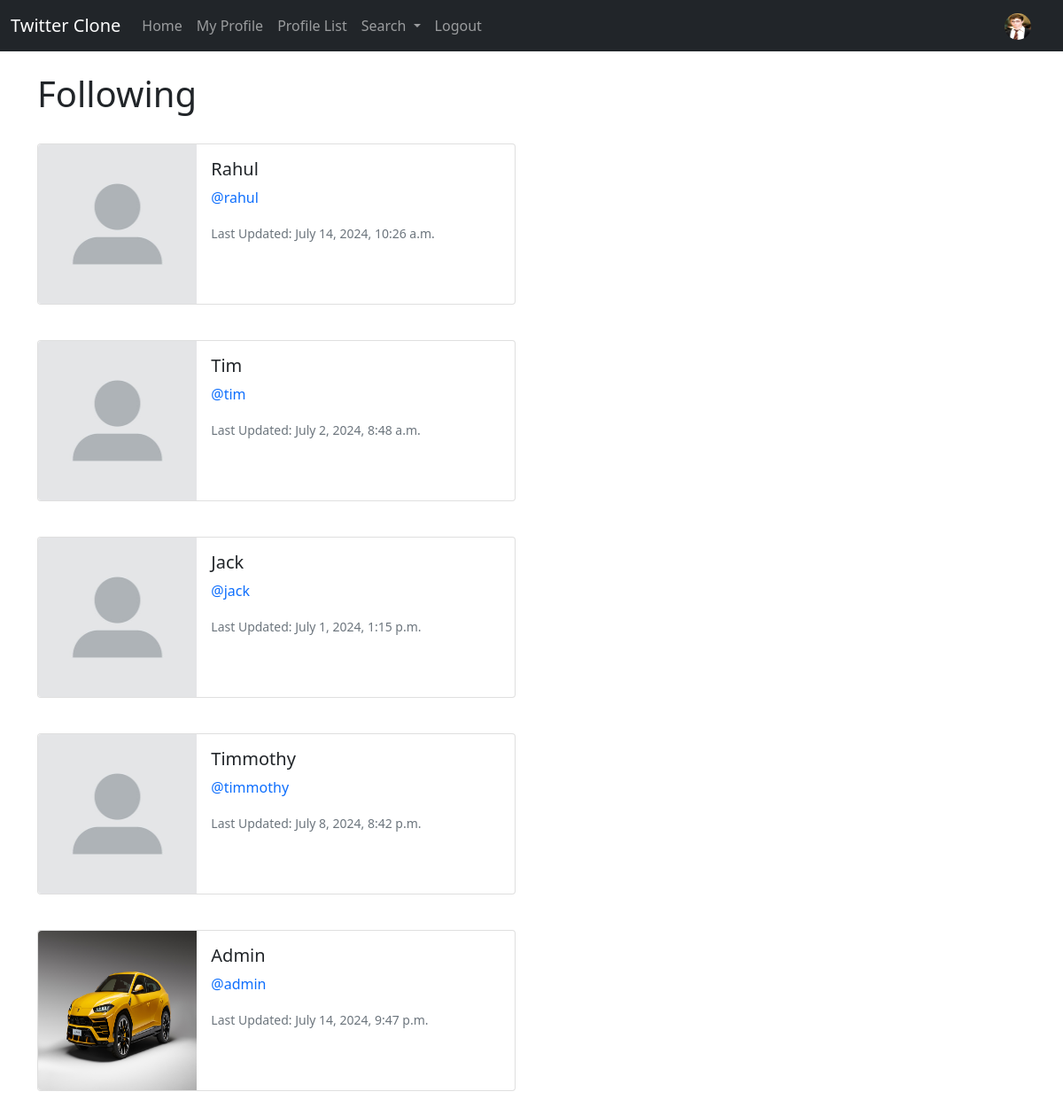
The app's page /profile/following/1/ (signed in) with its own data.
### twitter/models.py (models this page shows, shortened)
class Profile(models.Model):
    class Meta:
        verbose_name_plural = 'Profiles'
    PUBLIC = 'public'
    PRIVATE = 'private'
    ACCOUNT_CHOICES = [
        (PUBLIC, 'Public'),
        (PRIVATE, 'Private'),
    ]
    user = models.OneToOneField(User, on_delete=models.CASCADE)
    follows = models.ManyToManyField("self",
        related_name="followed_by",
        symmetrical=False,
        blank=True)
    date_modified = models.DateTimeField(User, auto_now=True)
    profile_image = models.ImageField(null=True, blank=True, upload_to='images/')
    profile_bio = models.CharField(null=True, blank=True, max_length=200)
    website_link = models.URLField(null=True, blank=True, max_length=200)
    instagram_link = models.URLField(null=True, blank=True, max_length=200)
    account_type = models.CharField(
        max_length=10,
        choices=ACCOUNT_CHOICES,
        default=PUBLIC,
    )

### twitter/views.py (the view, shortened to what this page needs)
# urls.py: path('profile/following/<int:pk>/', views.following, name='following'),
def following(request, pk):
    if request.user.is_authenticated:
        profiles = Profile.objects.get(user_id=pk)
        if profiles.account_type == 'public':
            context = {'profiles': profiles}
            return render(request, 'following.html', context=context)
    else:
        messages.error(request, ("You must be logged in!"))
        return redirect('twitter:home')

### twitter/templates/following.html (shortened to what this page needs)
{% extends "base.html" %}
{% load static %}
{% block content %}
<h1>Following</h1>
<br>
{% if profiles %}
    {% for profile in profiles.follows.all %}
        <div class="card mb-3" style="max-width: 540px;">
            <div class="row g-0">
                <div class="col-md-4">
                    {% if profile.profile_image %}
                    <img src="{{ profile.profile_image.url }}" class="img-fluid rounded-start" alt="Profile Image" style="width: 200px; height: 180px;">
                    {% else %}
                    <img src="{% static "images/user.jpg" %}" class="img-fluid rounded-start" alt="Profile Image" style="width: 200px; height: 180px;">
                    {% endif %}
                </div>
                <div class="col-md-8">
                    <div class="card-body">
                    <h5 class="card-title">
                        {{profile.user.username|title}}
                    </h5>
                    <p class="card-text"><a href="{% url "twitter:profile" profile.user.id %}" style="text-decoration: none;">@{{profile.user.username|lower}}</a></p>
                    <p class="card-text"><small class="text-muted">Last Updated: {{profile.date_modified}}</small></p>
                    </div>
                </div>
            </div>
        </div>
        <br>
    {% endfor %}
{% endif %}
{% endblock content %}

### twitter/templates/navbar.html (shortened to what this page needs)
{% load static %}
<nav class="navbar navbar-expand-lg navbar-dark bg-dark">
    <div class="container-fluid">
      <a class="navbar-brand" href="{% url "twitter:home" %}">Twitter Clone</a>
      <div class="collapse navbar-collapse" id="navbarSupportedContent">
        <ul class="navbar-nav me-auto mb-2 mb-lg-0">
          <li class="nav-item">
            <a class="nav-link" href="{% url "twitter:home" %}">Home</a>
          </li>
          {% if request.user.is_authenticated %}
            <li class="nav-item">
              <a class="nav-link" href="{% url "twitter:profile" pk=request.user.pk %}">My Profile</a>
            </li>
            <li class="nav-item">
              <a class="nav-link" href="{% url "twitter:profile_list" %}">Profile List</a>
            </li>
            <li class="nav-item dropdown">
              <a class="nav-link dropdown-toggle" href="#" id="navbarDropdown" role="button" data-bs-toggle="dropdown" aria-expanded="false">
                Search
              </a>
            </li>
            <li>
              <a class="nav-link" href="{% url "twitter:logout" %}">Logout</a>
            </li>
          {% endif %}
        </ul>
        {% if user.is_authenticated %}
            <ul class="navbar-nav ml-auto">
              <li class="nav-link navbar-brand">
                {% if user.profile.profile_image %}
                    <a href="{% url "twitter:profile" request.user.id %}" draggable="false">
                        <img src="{{user.profile.profile_image.url}}" class="rounded-circle" alt="profile image" width="30px" height="30px" draggable="false" oncontextmenu="return false;">
                    </a>
                {% else %}
                    <a href="{% url "twitter:profile" request.user.id %}" draggable="false">
                        <img src="{% static "images/user.jpg" %}" class="rounded-circle" alt="Profile Image" width="30px" height="30px" draggable="false" oncontextmenu="return false;">
                    </a>
                {% endif %}
              </li>
            </ul>
        {% endif %}
      </div>
    </div>
  </nav>

### records on screen
Profile: user.username "Rahul", user.username "rahul", date_modified "July 14, 2024, 10:26 a.m."
Profile: user.username "Tim", user.username "tim", date_modified "July 2, 2024, 8:48 a.m."
Profile: user.username "Jack", user.username "jack", date_modified "July 1, 2024, 1:15 p.m."
Profile: user.username "Timmothy", user.username "timmothy", date_modified "July 8, 2024, 8:42 p.m."
Profile: profile_image (picture), user.username "Admin", user.username "admin", date_modified "July 14, 2024, 9:47 p.m."
